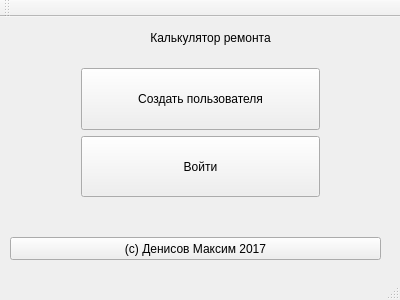
<?xml version="1.0" encoding="UTF-8"?>
<ui version="4.0">
 <class>RemCalc</class>
 <widget class="QMainWindow" name="RemCalc">
  <property name="geometry">
   <rect>
    <x>0</x>
    <y>0</y>
    <width>400</width>
    <height>300</height>
   </rect>
  </property>
  <property name="windowTitle">
   <string>MainWindow</string>
  </property>
  <widget class="QWidget" name="centralWidget">
   <widget class="QLabel" name="label">
    <property name="geometry">
     <rect>
      <x>0</x>
      <y>0</y>
      <width>421</width>
      <height>41</height>
     </rect>
    </property>
    <property name="sizePolicy">
     <sizepolicy hsizetype="Maximum" vsizetype="Fixed">
      <horstretch>0</horstretch>
      <verstretch>0</verstretch>
     </sizepolicy>
    </property>
    <property name="autoFillBackground">
     <bool>false</bool>
    </property>
    <property name="text">
     <string>Калькулятор ремонта</string>
    </property>
    <property name="alignment">
     <set>Qt::AlignCenter</set>
    </property>
   </widget>
   <widget class="QPushButton" name="pushButton_3">
    <property name="geometry">
     <rect>
      <x>10</x>
      <y>220</y>
      <width>371</width>
      <height>23</height>
     </rect>
    </property>
    <property name="sizePolicy">
     <sizepolicy hsizetype="Expanding" vsizetype="Fixed">
      <horstretch>0</horstretch>
      <verstretch>0</verstretch>
     </sizepolicy>
    </property>
    <property name="text">
     <string>(с) Денисов Максим 2017</string>
    </property>
   </widget>
   <widget class="QWidget" name="">
    <property name="geometry">
     <rect>
      <x>70</x>
      <y>40</y>
      <width>261</width>
      <height>151</height>
     </rect>
    </property>
    <layout class="QVBoxLayout" name="verticalLayout">
     <item>
      <widget class="QPushButton" name="pushButton">
       <property name="sizePolicy">
        <sizepolicy hsizetype="Minimum" vsizetype="Expanding">
         <horstretch>0</horstretch>
         <verstretch>0</verstretch>
        </sizepolicy>
       </property>
       <property name="text">
        <string>Создать пользователя</string>
       </property>
      </widget>
     </item>
     <item>
      <widget class="QPushButton" name="pushButton_2">
       <property name="sizePolicy">
        <sizepolicy hsizetype="Minimum" vsizetype="Expanding">
         <horstretch>0</horstretch>
         <verstretch>0</verstretch>
        </sizepolicy>
       </property>
       <property name="text">
        <string>Войти</string>
       </property>
      </widget>
     </item>
    </layout>
   </widget>
  </widget>
  <widget class="QMenuBar" name="menuBar">
   <property name="geometry">
    <rect>
     <x>0</x>
     <y>0</y>
     <width>400</width>
     <height>21</height>
    </rect>
   </property>
  </widget>
  <widget class="QStatusBar" name="statusBar"/>
  <widget class="QToolBar" name="mainToolBar">
   <attribute name="toolBarArea">
    <enum>TopToolBarArea</enum>
   </attribute>
   <attribute name="toolBarBreak">
    <bool>false</bool>
   </attribute>
  </widget>
 </widget>
 <layoutdefault spacing="6" margin="11"/>
 <resources/>
 <connections/>
</ui>
